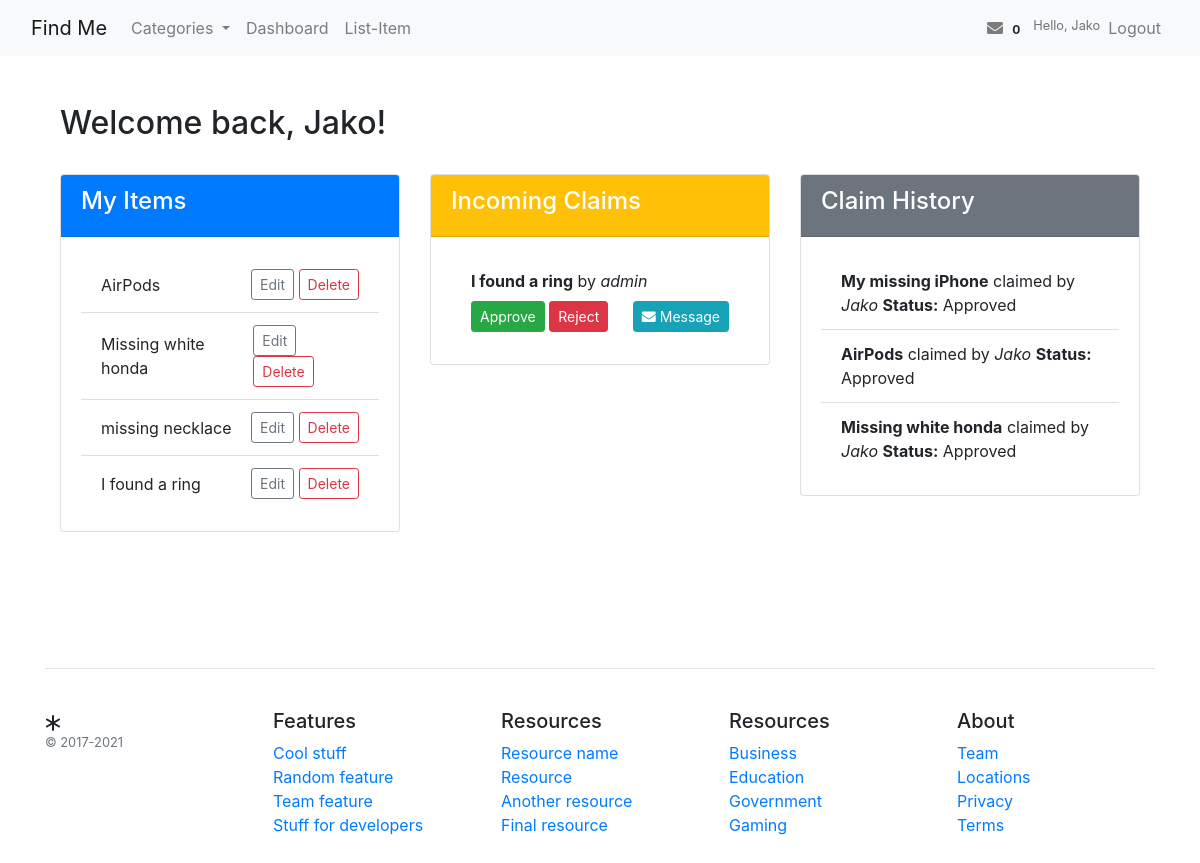
Page /accounts/dashboard/ (signed in) on the committed database.
### items/models.py (models this page shows, shortened)
class Item(models.Model):
    STATUS_CHOICES = (
        ('lost', 'Lost'),
        ('found', 'Found'),
    )
    title = models.CharField(max_length=200)
    description = models.TextField()
    category = models.ForeignKey(Category, on_delete=models.CASCADE, related_name='items')
    status = models.CharField(max_length=5, choices=STATUS_CHOICES, default='lost')
    owner = models.ForeignKey(settings.AUTH_USER_MODEL, on_delete=models.CASCADE, related_name='items')
    date_posted = models.DateTimeField(default=timezone.now)
    image = models.ImageField(upload_to='item_images/', blank=True)
    location = models.CharField(max_length=255, blank=True)

### claims/models.py (models this page shows, shortened)
class Claim(models.Model):
    item = models.ForeignKey(Item, on_delete=models.CASCADE, related_name='claims')
    claimant = models.ForeignKey(settings.AUTH_USER_MODEL, on_delete=models.CASCADE)
    description = models.TextField()
    lost_location = models.CharField(max_length=255)
    last_seen = models.DateTimeField(default=datetime.datetime.now)
    created_at = models.DateTimeField(default=timezone.now)
    status = models.CharField(max_length=10, choices=(('pending', 'Pending'), ('approved', 'Approved'), ('rejected', 'Rejected')), default='pending')
    class Meta:
        unique_together = ('item', 'claimant')

### accounts/views.py (the view)
# urls.py: path('dashboard/', views.dashboard, name='dashboard'),
@login_required
def dashboard(request):
    user = request.user
    incoming_claims = Claim.objects.filter(item__owner=user, status='pending').select_related('item', 'claimant')
    outgoing_claims = Claim.objects.filter(claimant=user).exclude(item__owner=user).select_related('item', 'item__owner')
    claim_history = Claim.objects.filter(claimant=user, status__in=['approved', 'rejected']).select_related('item', 'item__owner')
    context = {
        'user_items': Item.objects.filter(owner=user),
        'incoming_claims': incoming_claims,
        'outgoing_claims': outgoing_claims,
        'claim_history': claim_history,
    }
    return render(request, 'accounts/dashboard.html', context)

### messaging/context_processors.py (called while the page is built)
def message_count(request):
    if request.user.is_authenticated:
        unread_count = Message.objects.filter(conversation__participants=request.user, is_read=False).exclude(sender=request.user).count()
        return {'messages_count': unread_count}
    return {'messages_count': 0}

### templates/accounts/dashboard.html (shortened to what this page needs)
{% extends '../base.html' %}
{% block content %}
<div class="container-fluid py-5">
    <div class="d-flex justify-content-between align-items-center mb-4">
        <h2>Welcome back, {{ user.get_full_name|default:user.username }}!</h2>
    </div>
    <div class="row">
        <div class="col-md-4 mb-4">
            <div class="card">
                <div class="card-header bg-primary text-white">
                    <h4>My Items</h4>
                </div>
                <div class="card-body">
                    <ul class="list-group list-group-flush">
                        {% for item in user_items %}
                        <li class="list-group-item d-flex justify-content-between align-items-center">
                            {{ item.title }}
                            <span>
                                <a href="{% url 'edit_item' item.id %}" class="btn btn-outline-secondary btn-sm">Edit</a>
                                <a href="{% url 'item-delete' item.id %}" class="btn btn-outline-danger btn-sm">Delete</a>
                            </span>
                        </li>
                        {% empty %}
                        <li class="list-group-item">You have not listed any items yet.</li>
                        {% endfor %}
                    </ul>
                </div>
            </div>
        </div>
  <div class="col-md-4 mb-4">
            <div class="card">
                <div class="card-header bg-warning text-white">
                    <h4>Incoming Claims</h4>
                </div>
                <div class="card-body">
                    <ul class="list-group list-group-flush">
                        {% for claim in incoming_claims %}
                        <li class="list-group-item">
                            <strong>{{ claim.item.title }}</strong> by <em>{{ claim.claimant.username }}</em>
                            <div class="mt-2 d-flex justify-content-between align-items-center">
                                <div>
                                    <form method="post" action="{% url 'approve_claim' claim.id %}" class="d-inline">
                                        <button type="submit" class="btn btn-success btn-sm">Approve</button>
                                    </form>
                                    <form method="post" action="{% url 'reject_claim' claim.id %}" class="d-inline">
                                        <button type="submit" class="btn btn-danger btn-sm">Reject</button>
                                    </form>
                                </div>
                                <a href="{% url 'message_user' claim.claimant.id %}" class="btn btn-info btn-sm">
                                    <i class="fas fa-envelope"></i> Message
                                </a>
                            </div>
                        </li>
                        {% empty %}
                        <li class="list-group-item">No incoming claims.</li>
                        {% endfor %}
                    </ul>
                </div>
            </div>
        </div>
        <div class="col-md-4 mb-4">
            <div class="card">
                <div class="card-header bg-secondary text-white">
                    <h4>Claim History</h4>
                </div>
                <div class="card-body">
                    <ul class="list-group list-group-flush">
                        {% for history in claim_history %}
                        <li class="list-group-item">
                            <strong>{{ history.item.title }}</strong> claimed by <em>{{ history.claimant.username }}</em>
                            <strong>Status:</strong> {{ history.status|title }}
                        </li>
                        {% empty %}
                        <li class="list-group-item">No claim history found.</li>
                        {% endfor %}
                    </ul>
                </div>
            </div>
        </div>
    </div>
</div>
{% endblock %}

### templates/base.html (shortened to what this page needs)
<!DOCTYPE html>
<html lang="en">
<head>
    <link rel="stylesheet" href="https://stackpath.bootstrapcdn.com/bootstrap/4.5.2/css/bootstrap.min.css">
    <link href="https://cdnjs.cloudflare.com/ajax/libs/font-awesome/5.15.3/css/all.min.css" rel="stylesheet">
</head>
<body>
<nav class="navbar navbar-expand-lg navbar-light bg-light">
  <div class="container-fluid">
    <a class="navbar-brand" href="{% url 'home' %}">Find Me</a>
    <div class="collapse navbar-collapse" id="navbarNav">
      <ul class="navbar-nav me-auto mb-2 mb-lg-0">
        <li class="nav-item dropdown">
          <a class="nav-link dropdown-toggle" href="#" id="navbarDropdown" role="button" data-bs-toggle="dropdown" aria-expanded="false">
            Categories
          </a>
        </li>
        {% if user.is_authenticated %}
        <li class="nav-item">
          <a class="nav-link" href="{% url 'dashboard' %}">Dashboard</a>
        </li>
        <li class="nav-item">
          <a class="nav-link" href="{% url 'item-create' %}">List-Item</a>
        </li>
        {% endif %}
      </ul>
      <ul class="navbar-nav ml-auto">
        {% if user.is_authenticated %}
        <li class="nav-item">
          <a class="nav-link" href="{% url 'conversation_list' %}">
            <i class="fas fa-envelope"></i>
            {% if messages_count %}
            <span class="badge badge-danger">{{ messages_count }}</span>
            {% else %}
            <span class="badge badge-light">0</span>
            {% endif %}
          </a>
        </li>
        <li class="nav-item">
          <span class="navbar-text small text-muted">
            Hello, {{ user.username }}
          </span>
        </li>
        <li class="nav-item">
          <a class="nav-link" href="{% url 'logout' %}">Logout</a>
        </li>
        {% else %}
        <li class="nav-item">
          <a class="nav-link" href="{% url 'login' %}">Login</a>
        </li>
        {% endif %}
      </ul>
    </div>
  </div>
</nav>
<div class="container">
    {% block content %}
    {% endblock %}
</div>
<footer class="container py-5 footer">
    <hr>
    <div class="row pt-4">
      <div class="col-12 col-md">
        <small class="d-block mb-3 text-muted">&copy; 2017-2021</small>
      </div>
      <div class="col-6 col-md fs15">
        <h5>Features</h5>
        <ul class="list-unstyled">
          <li><a class="link-secondary text-decoration-none" href="#">Cool stuff</a></li>
          <li><a class="link-secondary text-decoration-none" href="#">Random feature</a></li>
          <li><a class="link-secondary text-decoration-none" href="#">Team feature</a></li>
          <li><a class="link-secondary text-decoration-none" href="#">Stuff for developers</a></li>
        </ul>
      </div>
      <div class="col-6 col-md fs15">
        <h5>Resources</h5>
        <ul class="list-unstyled">
          <li><a class="link-secondary text-decoration-none" href="#">Resource name</a></li>
          <li><a class="link-secondary text-decoration-none" href="#">Resource</a></li>
          <li><a class="link-secondary text-decoration-none" href="#">Another resource</a></li>
          <li><a class="link-secondary text-decoration-none" href="#">Final resource</a></li>
        </ul>
      </div>
      <div class="col-6 col-md fs15">
        <h5>Resources</h5>
        <ul class="list-unstyled">
          <li><a class="link-secondary text-decoration-none" href="#">Business</a></li>
          <li><a class="link-secondary text-decoration-none" href="#">Education</a></li>
          <li><a class="link-secondary text-decoration-none" href="#">Government</a></li>
          <li><a class="link-secondary text-decoration-none" href="#">Gaming</a></li>
        </ul>
      </div>
      <div class="col-6 col-md">
        <h5>About</h5>
        <ul class="list-unstyled">
          <li><a class="link-secondary text-decoration-none" href="#">Team</a></li>
          <li><a class="link-secondary text-decoration-none" href="#">Locations</a></li>
          <li><a class="link-secondary text-decoration-none" href="#">Privacy</a></li>
          <li><a class="link-secondary text-decoration-none" href="#">Terms</a></li>
        </ul>
      </div>
    </div>
  </footer>
</body>
</html>

### rows in the picture
Item: title "AirPods"
Item: title "Missing white honda"
Item: title "missing necklace"
Item: title "I found a ring"
Claim: item "I found a ring", claimant.username "admin"
Claim: item "My missing iPhone", claimant.username "Jako", status "Approved"
Claim: item "AirPods", claimant.username "Jako", status "Approved"
Claim: item "Missing white honda", claimant.username "Jako", status "Approved"

### other values in the picture
{{ user.username }} "Jako"
{{ user.get_full_name|default:user.username }} "Jako"
